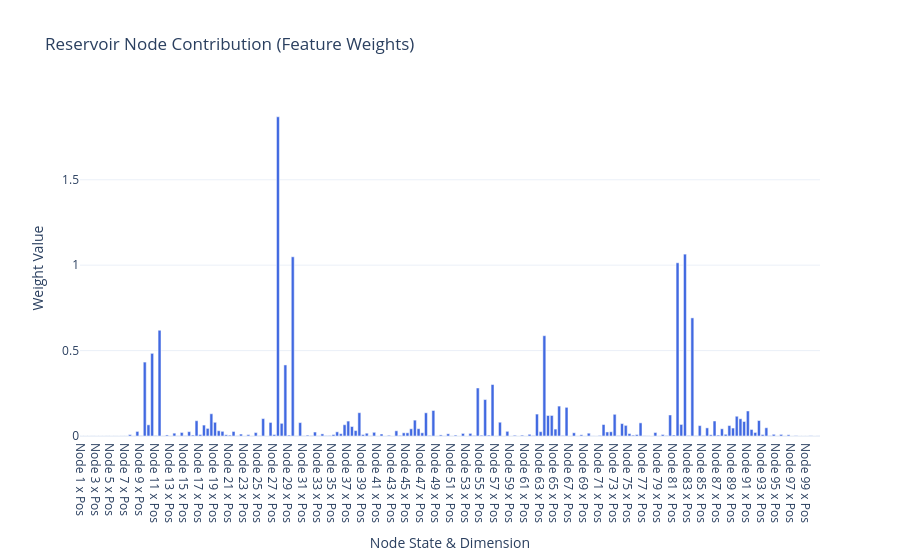
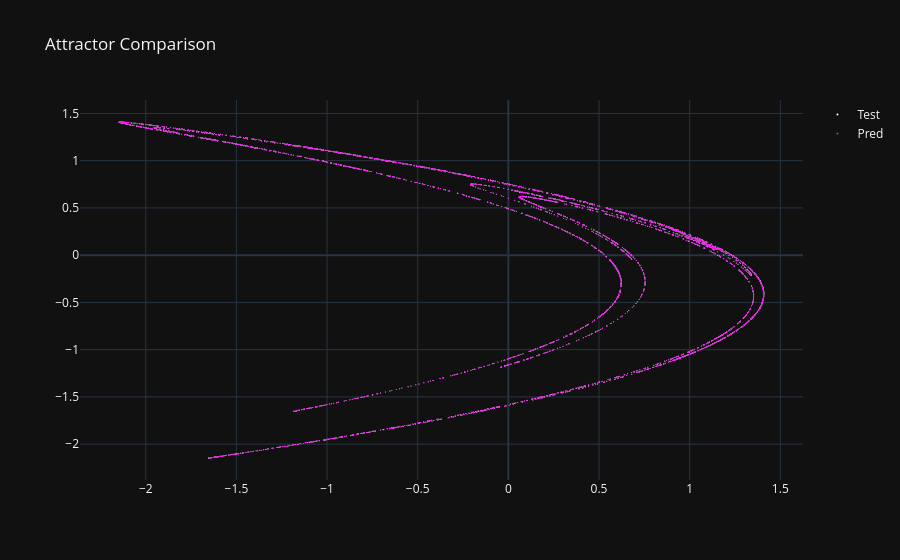
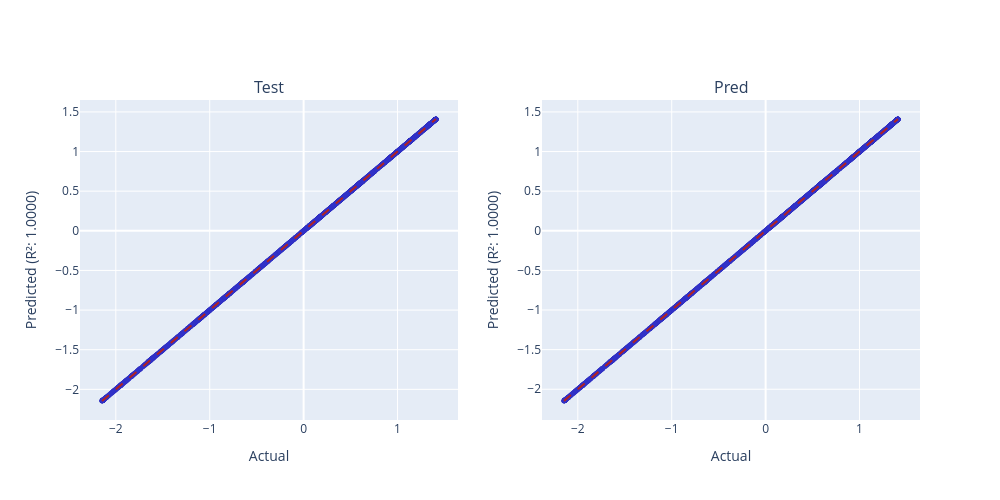

Notebook code cell kept with these figures, in order:
### Code cell
weight_plot(np.linalg.norm(weights, axis=1), 1).show()
scatter_plot([Y_test, Y_pred]).show()
r_2_plots_grid(Y_test, Y_pred, ["Test", "Pred"]).show()

### Figure 1 — Plotly figure (JSON) as saved in the notebook; plotly's stock layout.template omitted (floating-point values rounded to 4 significant figures; data arrays with more than 128 entries replaced by an {"elided": "..."} marker saying what was removed)
{"data": [{"marker": {"color": {"elided": "200 str values"}}, "type": "bar", "x": {"elided": "200 str values"}, "y": {"elided": "200 float values"}}], "layout": {"title": {"text": "Reservoir Node Contribution (Feature Weights)"}, "xaxis": {"title": {"text": "Node State & Dimension"}}, "yaxis": {"title": {"text": "Weight Value"}}}}

### Figure 2 — Plotly figure (JSON) as saved in the notebook; plotly's stock layout.template omitted (floating-point values rounded to 4 significant figures; data arrays with more than 128 entries replaced by an {"elided": "..."} marker saying what was removed)
{"data": [{"marker": {"color": "white", "size": 1}, "mode": "markers", "name": "Test", "type": "scatter", "x": {"elided": "4000 float values"}, "y": {"elided": "4000 float values"}}, {"marker": {"color": "magenta", "size": 1}, "mode": "markers", "name": "Pred", "type": "scatter", "x": {"elided": "4000 float values"}, "y": {"elided": "4000 float values"}}], "layout": {"title": {"text": "Attractor Comparison"}}}

### Figure 3 — Plotly figure (JSON) as saved in the notebook; plotly's stock layout.template omitted (floating-point values rounded to 4 significant figures; data arrays with more than 128 entries replaced by an {"elided": "..."} marker saying what was removed)
{"data": [{"marker": {"color": "rgba(50, 50, 200, 0.5)", "size": 5}, "mode": "markers", "name": "Data", "type": "scatter", "x": {"elided": "4000 float values"}, "xaxis": "x", "y": {"elided": "4000 float values"}, "yaxis": "y"}, {"line": {"color": "firebrick", "dash": "dash"}, "mode": "lines", "name": "Ideal", "type": "scatter", "x": [-2.147, 1.409], "xaxis": "x", "y": [-2.147, 1.409], "yaxis": "y"}, {"marker": {"color": "rgba(50, 50, 200, 0.5)", "size": 5}, "mode": "markers", "name": "Data", "type": "scatter", "x": {"elided": "4000 float values"}, "xaxis": "x2", "y": {"elided": "4000 float values"}, "yaxis": "y2"}, {"line": {"color": "firebrick", "dash": "dash"}, "mode": "lines", "name": "Ideal", "type": "scatter", "x": [-2.147, 1.409], "xaxis": "x2", "y": [-2.147, 1.409], "yaxis": "y2"}], "layout": {"annotations": [{"font": {"size": 16}, "showarrow": false, "text": "Test", "x": 0.225, "xanchor": "center", "xref": "paper", "y": 1, "yanchor": "bottom", "yref": "paper"}, {"font": {"size": 16}, "showarrow": false, "text": "Pred", "x": 0.775, "xanchor": "center", "xref": "paper", "y": 1, "yanchor": "bottom", "yref": "paper"}], "height": 500, "showlegend": false, "width": 1000, "xaxis": {"anchor": "y", "domain": [0, 0.45], "title": {"text": "Actual"}}, "xaxis2": {"anchor": "y2", "domain": [0.55, 1], "title": {"text": "Actual"}}, "yaxis": {"anchor": "x", "domain": [0, 1], "title": {"text": "Predicted (R²: 1.0000)"}}, "yaxis2": {"anchor": "x2", "domain": [0, 1], "title": {"text": "Predicted (R²: 1.0000)"}}}}
